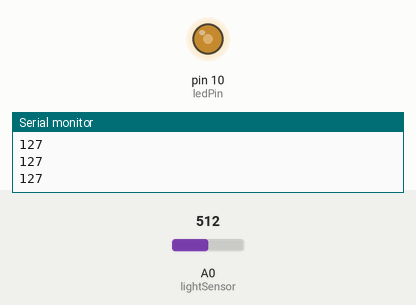
A sketch run on a simulated Arduino Uno, built with avr-gcc and run on an emulated ATmega328P. Shown: output pins drawn as LEDs (lit = HIGH), the last lines printed to the serial monitor. Inputs (shaded band) come from the test bench; at power-on: A0 (lightSensor) = 512.

Above: at 1.2 s.
1.3 s: A0 (lightSensor) set to 611
At 1.6 s:
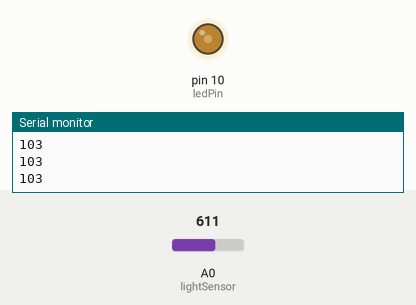
2.8 s: A0 (lightSensor) set to 629
At 4.0 s:
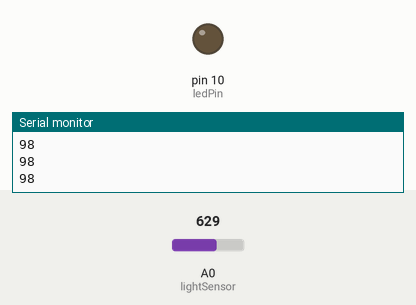
4.3 s: A0 (lightSensor) set to 306
At 5.1 s:
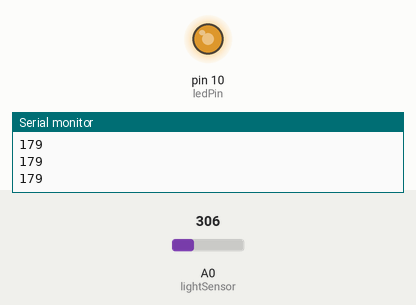
5.8 s: A0 (lightSensor) set to 122
At 6.4 s:
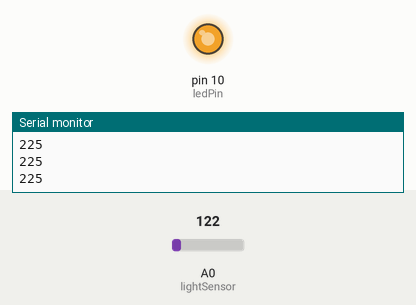
7.3 s: A0 (lightSensor) set to 716
At 8.6 s:
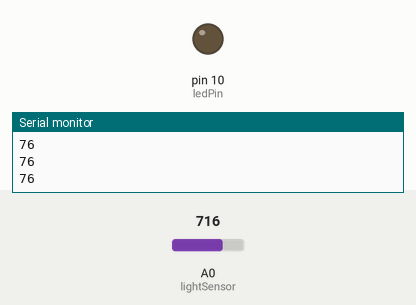
Timing chart, 0 to 9.8 s (numbered marks = the images above; inputs shaded):
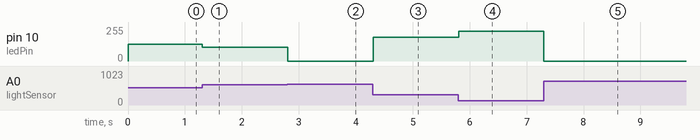

Measured:
- the behaviour switches between 619 and 620 on A0 (lightSensor) (found by bisection; images 1 and 2)
- after the input at 1.3 s, pin 10 (ledPin): 127/255 → 103/255 at once
- after the input at 2.8 s, pin 10 (ledPin): 103/255 → 0/255 at once
- after the input at 4.3 s, pin 10 (ledPin): 0/255 → 179/255 at once
- after the input at 5.8 s, pin 10 (ledPin): 179/255 → 225/255 at once
- after the input at 7.3 s, pin 10 (ledPin): 225/255 → 0/255 at once

The sketch:

light_sensor.ino
```cpp
#define ledPin 10
#define lightSensor A0

int lightRead;
int brightness;

void setup() {
  pinMode(ledPin, OUTPUT);
  Serial.begin(9600);

}

void loop() {
  lightRead = analogRead(lightSensor);
  brightness = 255 - lightRead / 4;

  Serial.println(brightness);
  if (brightness > 100) {
    analogWrite(ledPin, brightness);
  } else
  {
    analogWrite(ledPin, 0);
  }

}
```
